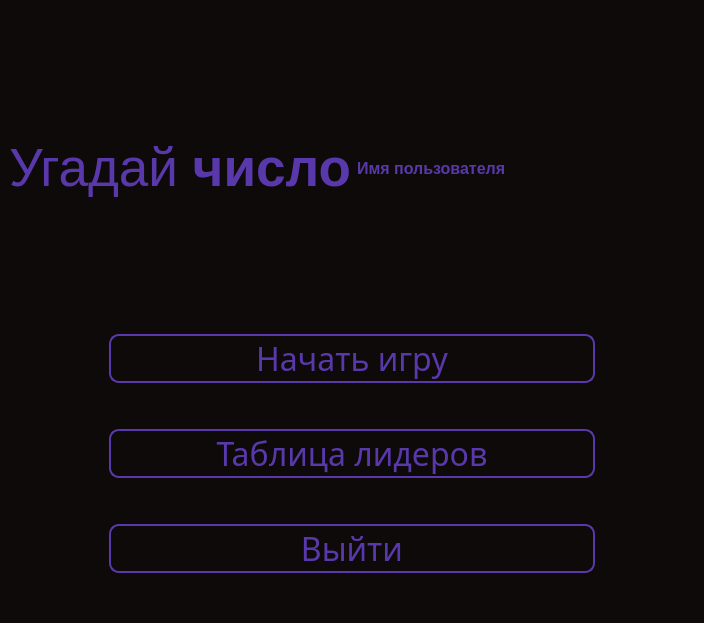
<?xml version="1.0" encoding="UTF-8"?>
<ui version="4.0">
 <class>Dialog</class>
 <widget class="QDialog" name="Dialog">
  <property name="geometry">
   <rect>
    <x>0</x>
    <y>0</y>
    <width>704</width>
    <height>623</height>
   </rect>
  </property>
  <property name="windowTitle">
   <string>Dialog</string>
  </property>
  <layout class="QVBoxLayout" name="verticalLayout">
   <property name="spacing">
    <number>0</number>
   </property>
   <property name="leftMargin">
    <number>0</number>
   </property>
   <property name="topMargin">
    <number>0</number>
   </property>
   <property name="rightMargin">
    <number>0</number>
   </property>
   <property name="bottomMargin">
    <number>0</number>
   </property>
   <item>
    <widget class="QWidget" name="widget" native="true">
     <property name="styleSheet">
      <string notr="true">QWidget{
	background-color: rgb(13, 10, 9);
	color: rgb(89, 56, 171);
}</string>
     </property>
     <layout class="QVBoxLayout" name="verticalLayout_3">
      <property name="bottomMargin">
       <number>50</number>
      </property>
      <item>
       <layout class="QHBoxLayout" name="horizontalLayout">
        <property name="leftMargin">
         <number>0</number>
        </property>
        <item>
         <widget class="QLabel" name="title_3">
          <property name="font">
           <font>
            <family>Segoe UI</family>
            <pointsize>40</pointsize>
           </font>
          </property>
          <property name="layoutDirection">
           <enum>Qt::LeftToRight</enum>
          </property>
          <property name="frameShadow">
           <enum>QFrame::Plain</enum>
          </property>
          <property name="text">
           <string>Угадай &lt;strong&gt;число&lt;/strong&gt;</string>
          </property>
          <property name="alignment">
           <set>Qt::AlignCenter</set>
          </property>
         </widget>
        </item>
        <item>
         <widget class="QLabel" name="username_label">
          <property name="font">
           <font>
            <family>Segoe UI</family>
            <pointsize>12</pointsize>
            <weight>75</weight>
            <bold>true</bold>
           </font>
          </property>
          <property name="text">
           <string>Имя пользователя</string>
          </property>
          <property name="alignment">
           <set>Qt::AlignLeading|Qt::AlignLeft|Qt::AlignVCenter</set>
          </property>
         </widget>
        </item>
       </layout>
      </item>
      <item>
       <layout class="QVBoxLayout" name="verticalLayout_2">
        <property name="leftMargin">
         <number>100</number>
        </property>
        <property name="rightMargin">
         <number>100</number>
        </property>
        <item>
         <widget class="QPushButton" name="startGame_btn">
          <property name="minimumSize">
           <size>
            <width>0</width>
            <height>49</height>
           </size>
          </property>
          <property name="font">
           <font>
            <family>Segoe UI Semibold</family>
            <pointsize>24</pointsize>
           </font>
          </property>
          <property name="cursor">
           <cursorShape>PointingHandCursor</cursorShape>
          </property>
          <property name="styleSheet">
           <string notr="true">background-color: rgb(13, 10, 9);
color: rgb(89, 56, 171);
border-style: solid;
border-width: 2px;
border-radius: 10;
border-color: rgb(89, 56, 171);</string>
          </property>
          <property name="text">
           <string>Начать игру</string>
          </property>
         </widget>
        </item>
        <item>
         <spacer name="verticalSpacer">
          <property name="orientation">
           <enum>Qt::Vertical</enum>
          </property>
          <property name="sizeType">
           <enum>QSizePolicy::Fixed</enum>
          </property>
          <property name="sizeHint" stdset="0">
           <size>
            <width>20</width>
            <height>40</height>
           </size>
          </property>
         </spacer>
        </item>
        <item>
         <widget class="QPushButton" name="liderboard_btn">
          <property name="minimumSize">
           <size>
            <width>0</width>
            <height>49</height>
           </size>
          </property>
          <property name="font">
           <font>
            <family>Segoe UI Semibold</family>
            <pointsize>24</pointsize>
           </font>
          </property>
          <property name="cursor">
           <cursorShape>PointingHandCursor</cursorShape>
          </property>
          <property name="styleSheet">
           <string notr="true">background-color: rgb(13, 10, 9);
color: rgb(89, 56, 171);
border-style: solid;
border-width: 2px;
border-radius: 10;
border-color: rgb(89, 56, 171);</string>
          </property>
          <property name="text">
           <string>Таблица лидеров</string>
          </property>
         </widget>
        </item>
        <item>
         <spacer name="verticalSpacer_2">
          <property name="orientation">
           <enum>Qt::Vertical</enum>
          </property>
          <property name="sizeType">
           <enum>QSizePolicy::Fixed</enum>
          </property>
          <property name="sizeHint" stdset="0">
           <size>
            <width>20</width>
            <height>40</height>
           </size>
          </property>
         </spacer>
        </item>
        <item>
         <widget class="QPushButton" name="logout_bth">
          <property name="minimumSize">
           <size>
            <width>0</width>
            <height>49</height>
           </size>
          </property>
          <property name="font">
           <font>
            <family>Segoe UI Semibold</family>
            <pointsize>24</pointsize>
           </font>
          </property>
          <property name="cursor">
           <cursorShape>PointingHandCursor</cursorShape>
          </property>
          <property name="styleSheet">
           <string notr="true">background-color: rgb(13, 10, 9);
color: rgb(89, 56, 171);
border-style: solid;
border-width: 2px;
border-radius: 10;
border-color: rgb(89, 56, 171);</string>
          </property>
          <property name="text">
           <string>Выйти</string>
          </property>
         </widget>
        </item>
       </layout>
      </item>
     </layout>
    </widget>
   </item>
  </layout>
 </widget>
 <resources/>
 <connections/>
</ui>
